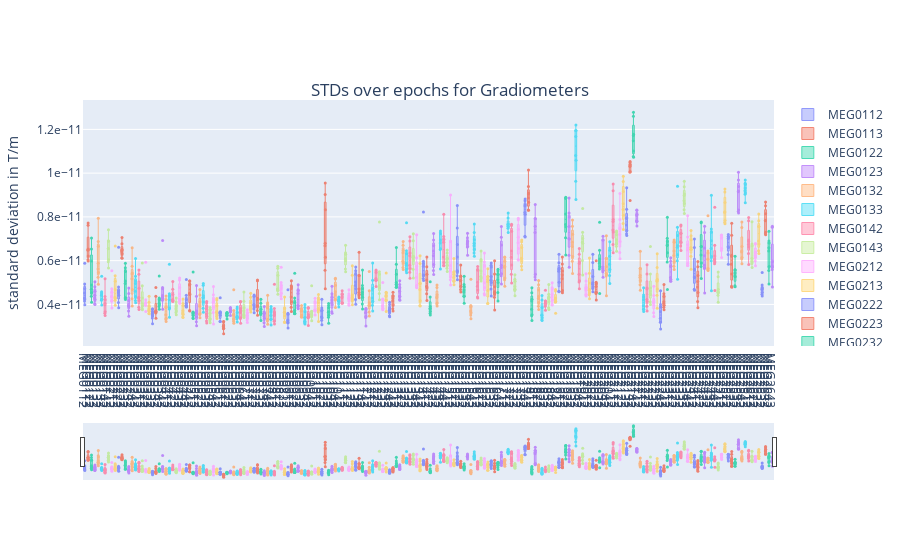

Notebook code cell kept with this figure:
### Code cell
fig_g_std_epoch, fig_path_g_std_epoch=boxplot_std_channel_epoch_hovering_plotly(df_mg=df_std_grads, tit='Gradiometers', sid='1')
